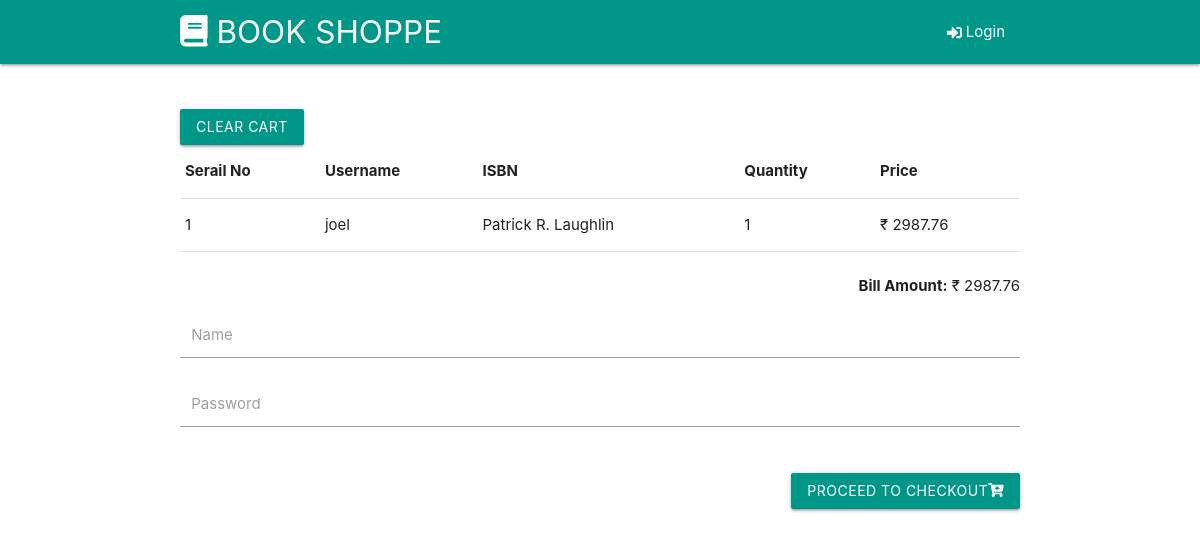
/cart, run on an earlier commit of the app's database.
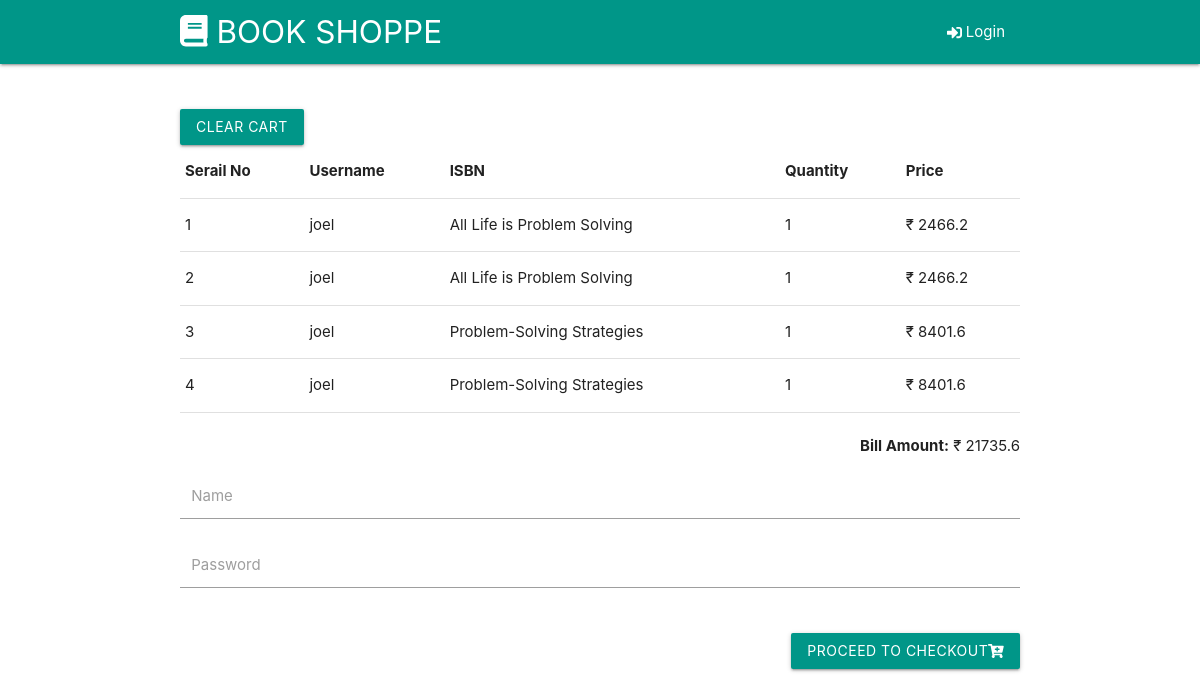
And on a later commit of the database.
### book_shoppe.py (models this page shows, shortened)
class CurrentCart(db.Model):
    serial = db.Column(db.Integer, primary_key=True)
    email = db.Column(db.String(100), db.ForeignKey('login.email'))
    book = db.Column(db.String(20))
    quantity = db.Column(db.Integer)
    price = db.Column(db.Integer)

### book_shoppe.py (the view)
@app.route('/cart',methods=['GET','POST'])
def cart():
    session['log_count']=len(CurrentCart.query.all())
    dp = CurrentCart.query.all()
    sum=0
    for d in dp:
        sum+=(d.__dict__["price"])
    return render_template('cart.html',size=len(data['items']), data=data, items= CurrentCart.query.all(),bill=sum)

### templates/cart.html (shortened to what this page needs)
{% extends "layout.html" %}
{% block body%}
	<br></br>
	<a href="/clear_cart"><button class="btn teal left waves-effect">Clear Cart</button></a>
	<table class="center">
		<thead>
			  <th>Serail No</th>
			  <th>Username</th>
			  <th>ISBN</th>
			  <th>Quantity</th>
			  <th>Price</th>
		</thead>
		{% for item in items %}
	       <tbody>
	          <tr>
	            <td>{{ item.serial }}  </td>
	            <td>{{ item.email }}   </td>
	            <td>{{ item.book }}	   </td>
	            <td>{{ item.quantity }}</td>
	            <td>₹ {{ item.price }} </td>
	          </tr>
	        </tbody>
		{% endfor %}
	</table>
	<br>
	<h7 class="right"><b>Bill Amount:</b> ₹ {{ bill }}</h7>
	<div>
		<form>
			<div class="input-field col s6">
	          <input id="last_name" type="text" class="validate">
	          <label for="last_name">Name</label>
	        </div>
        	<div class="input-field col s6">
	          <input id="last_name" type="text" class="validate">
	          <label for="last_name">Password</label>
	        </div>
    	</form>
    	<br>
		<a href="/show_orders"><button class="btn teal right">Proceed To Checkout<i class="fas fa-cart-plus"></i></button></a>
	</div>
{% endblock %}

### templates/layout.html (shortened to what this page needs)
<!DOCTYPE html>
<html lang="en">
<head>
  <link rel="stylesheet" href="https://cdnjs.cloudflare.com/ajax/libs/materialize/1.0.0-beta/css/materialize.min.css">
</head>
<body>
  <nav class="nav-wrapper teal waves-effect">
    <div class="container">
        <a class="brand-logo text-uppercase" href="/show_books"><i class="fas fa-book"></i>  BOOK SHOPPE</a>
      {% if not session.logged_in %}
      <ul id="nav-mobile" class="right hide-on-med-and-down">
        <li><a href="/login"><i class="fas fa-sign-in-alt waves-effect"></i> Login</a></li>
      </ul>
      {% else %}
      <ul id="nav-mobile" class="right hide-on-med-and-down">
          <li><a href="/cart"><i class="fas fa-shopping-cart waves-effect"></i> Cart<span class="new badge deep-purple darken-4">{{ session.log_count }}</span></a></li>
          <li><a href="/logout"><i class="fas fa-sign-out-alt"></i> Logout</a></li>
      </ul>
      {% endif %}
    </div>
  </nav>
    <div class="container" >
        {% block body %}
        {% endblock %}
    </div>
</body>
</html>

What changed in the data, as far as the page shows it:
changed CurrentCart id 1: book "Patrick R. Laughlin" → "All Life is Problem Solving"; price "2987.76" → "2466.2"
added CurrentCart: serial "2", email "joel", book "All Life is Problem Solving", quantity "1", price "2466.2"
added CurrentCart: serial "3", email "joel", book "Problem-Solving Strategies", quantity "1", price "8401.6"
added CurrentCart: serial "4", email "joel", book "Problem-Solving Strategies", quantity "1", price "8401.6"
Also different on the page:
{{ bill }}: "2987.76" → "21735.6"
